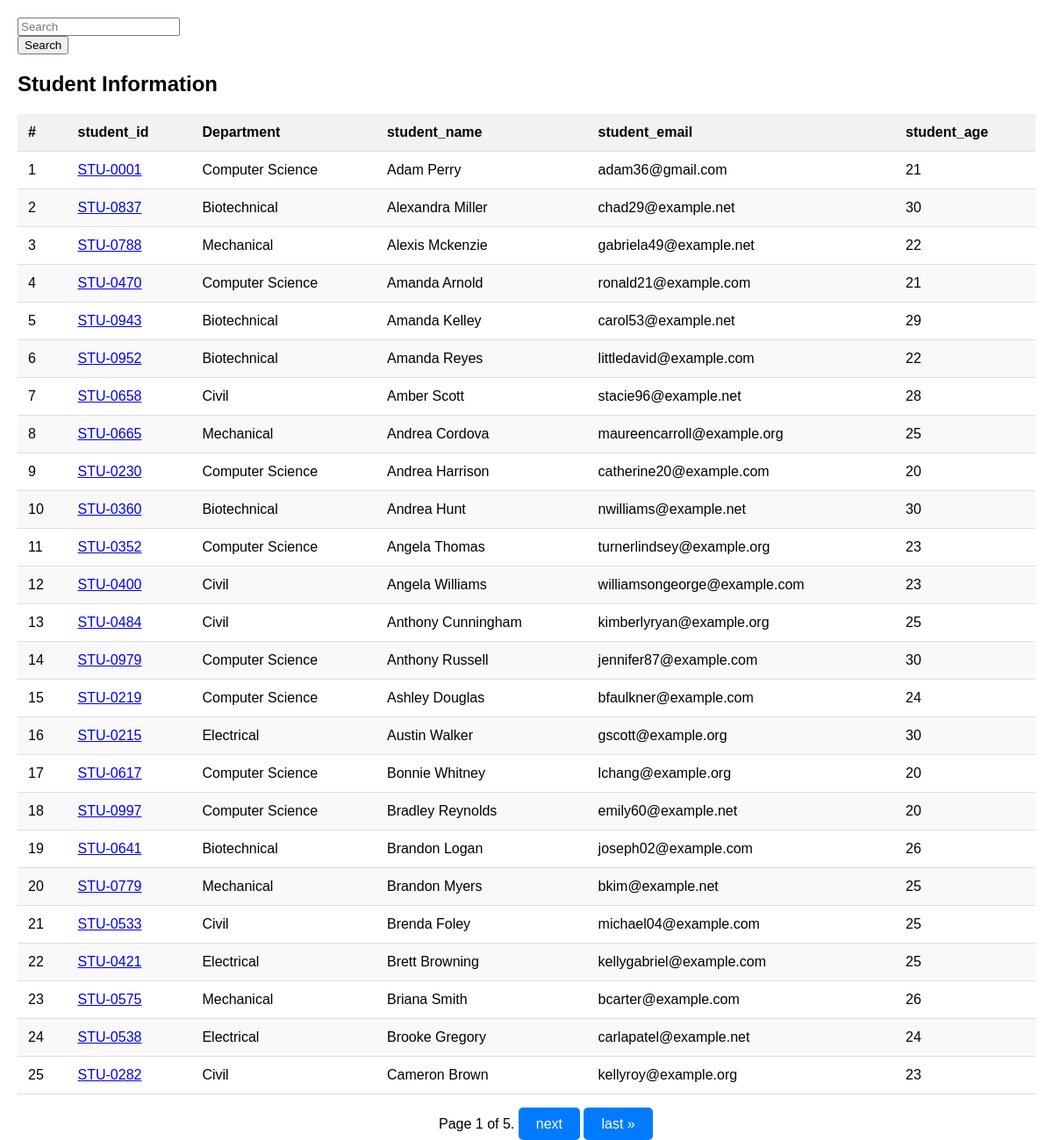
The page /students/ on the database its author committed.
### Student/models.py (models this page shows, shortened)
class Student(models.Model):
    department=models.ForeignKey(Department, related_name="depart", on_delete=models.CASCADE)
    student_id=models.OneToOneField(StudentID, related_name="studentid", on_delete=models.CASCADE)
    student_name=models.CharField(max_length=100)
    student_email=models.EmailField(unique=True)
    student_age=models.IntegerField(default=18)
    student_address=models.TextField()
    class Meta:
        ordering=['student_name']
        verbose_name="student"

class StudentID(models.Model):
    student_id=models.CharField(max_length=100)
    def __str__(self) -> str:
        return self.student_id

class Department(models.Model):
    department=models.CharField(max_length=100)
    def __str__(self) -> str:
        return self.department
    class Meta:
        ordering=['department']

### Student/views.py (the view, shortened to what this page needs)
# urls.py: path('students/', get_students, name="get_students"),
def get_students(request):
    queryset=Student.objects.all()
    paginator=Paginator(queryset, 25) # Show 25 records in a single page
    page_number=request.GET.get("page", 1 )
    page_obj=paginator.get_page(page_number)
    return render (request, 'students.html', {'queryset': page_obj})

### Student/templates/students.html (shortened to what this page needs)
<!DOCTYPE html>
<html lang="en">
<head>
</head>
<body>
    <div class="container mt-5">
        <form class="mb-4">
            <div class="row">
                <input class="form-control" name="search" placeholder="Search">
            </div>
            <div class="col-md-6">
                <button class="btn btn-success">Search</button>
            </div>
        </form>
    </div>
    <h2>Student Information</h2>
    <table class="table table-striped">
        <thead>
            <tr>
                <th>#</th>
                <th>student_id</th>
                <th>Department</th>
                <th>student_name</th>
                <th>student_email</th>
                <th>student_age</th>
            </tr>
        </thead>
        <tbody>
            {% for student in queryset %}
            <tr>
                <td>{{forloop.counter}}</td>
                <td><a href="{% url 'see_marks' student.student_id %}">{{student.student_id}}</a></td>
                <td>{{student.department}}</td>
                <td>{{student.student_name}}</td>
                <td>{{student.student_email}}</td>
                <td>{{student.student_age}}</td>
            </tr>
            {% endfor %}
        </tbody>
    </table>
    <div style="height: 25px;"></div>
    <div class="nav-buttons" style="position: absolute; left: 500px;">
        <span class="step-links">
            <span class="current">
                Page {{ queryset.number }} of {{ queryset.paginator.num_pages }}.
            </span>
            {% if queryset.has_next %}
            <a href="?page={{ queryset.next_page_number }}">next</a>
            <a href="?page={{ queryset.paginator.num_pages }}">last &raquo;</a>
            {% endif %}
        </span>
    </div>
</body>
</html>

### Student/templates/students.html (style rules this page uses)
body { font-family: Arial, sans-serif; margin: 20px; }
table { width: 100%; border-collapse: collapse; }
th, td { padding: 12px; text-align: left; border-bottom: 1px solid #ddd; }
th { background-color: #f2f2f2; }
tr:nth-child(even) { background-color: #f9f9f9; }
.nav-buttons { display: flex; gap: 10px; }
.nav-buttons a { text-decoration: none; color: white; background-color: #007BFF; padding: 10px 20px; border-radius: 5px; transition: background-color 0.3s ease; }

### rows shown on the page
Student: student_id "STU-0001", department "Computer Science", student_name "Adam Perry", student_email "adam36@gmail.com", student_age "21"
Student: student_id "STU-0837", department "Biotechnical", student_name "Alexandra Miller", student_email "chad29@example.net", student_age "30"
Student: student_id "STU-0788", department "Mechanical", student_name "Alexis Mckenzie", student_email "gabriela49@example.net", student_age "22"
Student: student_id "STU-0470", department "Computer Science", student_name "Amanda Arnold", student_email "ronald21@example.com", student_age "21"
Student: student_id "STU-0943", department "Biotechnical", student_name "Amanda Kelley", student_email "carol53@example.net", student_age "29"
Student: student_id "STU-0952", department "Biotechnical", student_name "Amanda Reyes", student_email "littledavid@example.com", student_age "22"
Student: student_id "STU-0658", department "Civil", student_name "Amber Scott", student_email "stacie96@example.net", student_age "28"
Student: student_id "STU-0665", department "Mechanical", student_name "Andrea Cordova", student_email "maureencarroll@example.org", student_age "25"
Student: student_id "STU-0230", department "Computer Science", student_name "Andrea Harrison", student_email "catherine20@example.com", student_age "20"
Student: student_id "STU-0360", department "Biotechnical", student_name "Andrea Hunt", student_email "nwilliams@example.net", student_age "30"
Student: student_id "STU-0352", department "Computer Science", student_name "Angela Thomas", student_email "turnerlindsey@example.org", student_age "23"
Student: student_id "STU-0400", department "Civil", student_name "Angela Williams", student_email "williamsongeorge@example.com", student_age "23"
Student: student_id "STU-0484", department "Civil", student_name "Anthony Cunningham", student_email "kimberlyryan@example.org", student_age "25"
Student: student_id "STU-0979", department "Computer Science", student_name "Anthony Russell", student_email "jennifer87@example.com", student_age "30"
Student: student_id "STU-0219", department "Computer Science", student_name "Ashley Douglas", student_email "bfaulkner@example.com", student_age "24"
Student: student_id "STU-0215", department "Electrical", student_name "Austin Walker", student_email "gscott@example.org", student_age "30"
Student: student_id "STU-0617", department "Computer Science", student_name "Bonnie Whitney", student_email "lchang@example.org", student_age "20"
Student: student_id "STU-0997", department "Computer Science", student_name "Bradley Reynolds", student_email "emily60@example.net", student_age "20"
Student: student_id "STU-0641", department "Biotechnical", student_name "Brandon Logan", student_email "joseph02@example.com", student_age "26"
Student: student_id "STU-0779", department "Mechanical", student_name "Brandon Myers", student_email "bkim@example.net", student_age "25"
Student: student_id "STU-0533", department "Civil", student_name "Brenda Foley", student_email "michael04@example.com", student_age "25"
Student: student_id "STU-0421", department "Electrical", student_name "Brett Browning", student_email "kellygabriel@example.com", student_age "25"
Student: student_id "STU-0575", department "Mechanical", student_name "Briana Smith", student_email "bcarter@example.com", student_age "26"
Student: student_id "STU-0538", department "Electrical", student_name "Brooke Gregory", student_email "carlapatel@example.net", student_age "24"
Student: student_id "STU-0282", department "Civil", student_name "Cameron Brown", student_email "kellyroy@example.org", student_age "23"

### other values the page prints
{{ queryset.number }} "1"
{{ queryset.paginator.num_pages }} "5"
